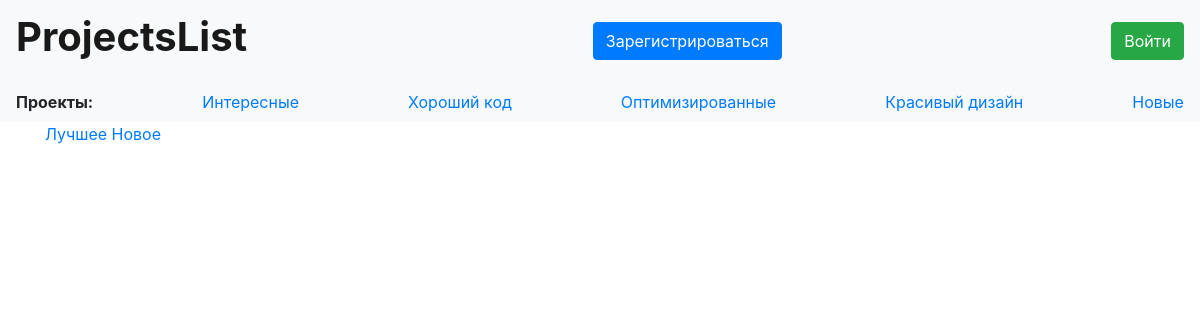
Before: /interesting with the older database file.
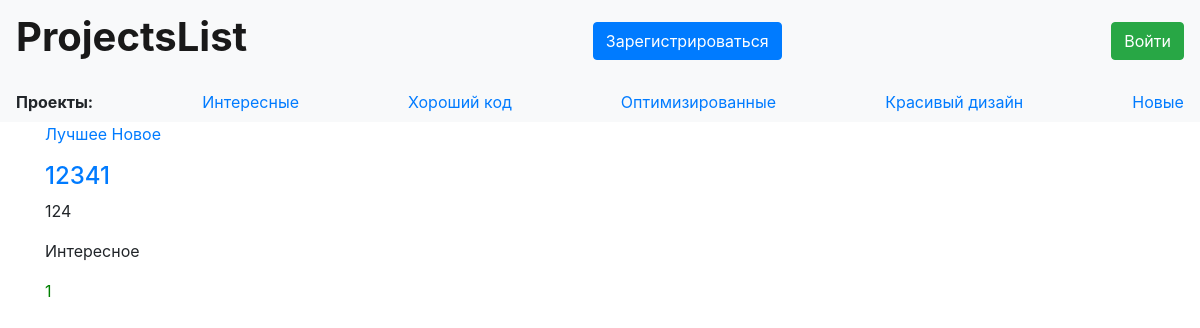
After: the same page with the newer database file.
### data/posts.py (models this page shows)
class Post(SqlAlchemyBase):
    __tablename__ = 'posts'
    id = sa.Column(sa.Integer, primary_key=True, autoincrement=True)
    title = sa.Column(sa.String)
    text = sa.Column(sa.String)
    project_link = sa.Column(sa.String)
    category = sa.Column(sa.String)
    like = sa.Column(sa.Integer, default=0)
    dislike = sa.Column(sa.Integer, default=0)
    create_time = sa.Column(sa.DateTime, default=datetime.now)
    author = sa.orm.relationship('User', back_populates='posts')
    author_id = sa.Column(sa.Integer, sa.ForeignKey('users.id'))
    users_who_liked = sa.orm.relationship('User', back_populates='liked_posts', secondary='rating_posts')
    comments = sa.orm.relationship('Comment', back_populates='post')

### server.py (the view)
@app.route('/<category>')
@app.route('/<category>/<filter>')
def posts_list(category, filter='new'):
    try:
        db = db_session.create_session()
        if category == 'interesting':
            posts = db.query(Post).filter(Post.category=='Интересное')
        elif category == 'goodcode':
            posts = db.query(Post).filter(Post.category=='Хороший код')
        elif category == 'optimized':
            posts = db.query(Post).filter(Post.category=='Оптимизированное')
        elif category == 'beautifuldesign':
            posts = db.query(Post).filter(Post.category=='Красивый дизайн')
        elif category == 'new':
            posts = db.query(Post).all()[::-1]
        else:
            return '404'
        if category != 'new':
            if filter == 'best':
                posts = posts.order_by(-(Post.like - Post.dislike)).all()
            else:
                posts = posts.all()
        return flask.render_template('posts_list.html', title='Посты', posts=posts, category=category)
    finally:
        db.close()

### data/db_session.py (called while the page is built)
def create_session() -> Session:
    global __factory
    return __factory()

### templates/posts_list.html (shortened to what this page needs)
{% extends "base.html" %}
{% block content %}
<p>
<a href='/{{category + '/best'}}'>Лучшее</a>
<a href='/{{category + '/new'}}'>Новое</a>
</p>
<div class='posts' style=''>
    {% for post in posts %}
    <div class='small-post'>
        <div style='display: inline-block;'>
            <a href='/posts/{{post.id}}'>
                <h4>{{post.title}}</h4>
            </a>
            <p>{{post.text}}</p>
            <p>{{post.category}}</p>
            {% if post.like > post.dislike %}
                <p style='color: green'>{{post.like - post.dislike}}</p>
            {% elif post.like == post.dislike %}
                <p>{{post.like - post.dislike}}</p>
            {% else %}
                <p style='color: red'>{{post.like - post.dislike}}</p>
            {% endif %}
        </div>
    </div>
    {% endfor %}
</div>
{% endblock %}

Changed rows visible on the page:
added Post: title "12341", text "124", category "Интересное", post.like-post.dislike "1"
